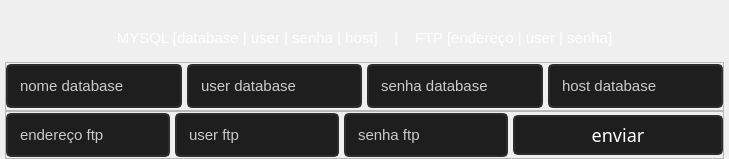
            <widget class="QWidget" name="pagina_home">
             <layout class="QVBoxLayout" name="verticalLayout_6">
              <property name="spacing">
               <number>0</number>
              </property>
              <property name="leftMargin">
               <number>0</number>
              </property>
              <property name="topMargin">
               <number>0</number>
              </property>
              <property name="rightMargin">
               <number>0</number>
              </property>
              <property name="bottomMargin">
               <number>0</number>
              </property>
              <item>
               <widget class="QLabel" name="background">
                <property name="text">
                 <string/>
                </property>
                <property name="pixmap">
                 <pixmap>images/bg_home.jpg</pixmap>
                </property>
                <property name="scaledContents">
                 <bool>true</bool>
                </property>
                <property name="alignment">
                 <set>Qt::AlignCenter</set>
                </property>
                <property name="wordWrap">
                 <bool>false</bool>
                </property>
               </widget>
              </item>
              <item>
               <widget class="QFrame" name="frame_inputs_gravar_database">
                <property name="minimumSize">
                 <size>
                  <width>0</width>
                  <height>145</height>
                 </size>
                </property>
                <property name="frameShape">
                 <enum>QFrame::NoFrame</enum>
                </property>
                <property name="frameShadow">
                 <enum>QFrame::Raised</enum>
                </property>
                <layout class="QVBoxLayout" name="verticalLayout_27">
                 <property name="spacing">
                  <number>0</number>
                 </property>
                 <property name="leftMargin">
                  <number>5</number>
                 </property>
                 <property name="topMargin">
                  <number>0</number>
                 </property>
                 <property name="rightMargin">
                  <number>5</number>
                 </property>
                 <property name="bottomMargin">
                  <number>0</number>
                 </property>
                 <item>
                  <widget class="QLabel" name="titulo_topo_verifica_405">
                   <property name="styleSheet">
                    <string notr="true">QLabel{
	background-color: transparent;
	color: rgb(255, 255, 255);
font: 15px Segoe UI, bold;
}</string>
                   </property>
                   <property name="text">
                    <string>MYSQL [database | user | senha | host]    |    FTP [endereço | user | senha]</string>
                   </property>
                   <property name="scaledContents">
                    <bool>false</bool>
                   </property>
                   <property name="alignment">
                    <set>Qt::AlignCenter</set>
                   </property>
                  </widget>
                 </item>
                 <item>
                  <widget class="QFrame" name="frame_4">
                   <property name="frameShape">
                    <enum>QFrame::StyledPanel</enum>
                   </property>
                   <property name="frameShadow">
                    <enum>QFrame::Raised</enum>
                   </property>
                   <layout class="QHBoxLayout" name="horizontalLayout_22">
                    <property name="spacing">
                     <number>5</number>
                    </property>
                    <property name="leftMargin">
                     <number>0</number>
                    </property>
                    <property name="topMargin">
                     <number>0</number>
                    </property>
                    <property name="rightMargin">
                     <number>0</number>
                    </property>
                    <property name="bottomMargin">
                     <number>0</number>
                    </property>
                    <item>
                     <widget class="QLineEdit" name="input_nome_database_home">
                      <property name="minimumSize">
                       <size>
                        <width>0</width>
                        <height>40</height>
                       </size>
                      </property>
                      <property name="styleSheet">
                       <string notr="true">QLineEdit{
border: 2px solid rgb(45,45,45);
border-radius: 5px;
padding: 10px;
background-color: rgb(30,30,30);
	color: rgb(203, 203, 203);
font: 15px Segoe UI, bold;
}
QLineEdit:hover{
border: 2px solid rgb(55,55,55);
}
QLineEdit:focus{
border: 2px solid  rgb(170,0,0);
	color: rgb(170,0,0);
}</string>
                      </property>
                      <property name="text">
                       <string>nome database</string>
                      </property>
                      <property name="echoMode">
                       <enum>QLineEdit::Normal</enum>
                      </property>
                      <property name="clearButtonEnabled">
                       <bool>false</bool>
                      </property>
                     </widget>
                    </item>
                    <item>
                     <widget class="QLineEdit" name="input_user_database_home">
                      <property name="minimumSize">
                       <size>
                        <width>0</width>
                        <height>40</height>
                       </size>
                      </property>
                      <property name="styleSheet">
                       <string notr="true">QLineEdit{
border: 2px solid rgb(45,45,45);
border-radius: 5px;
padding: 10px;
background-color: rgb(30,30,30);
	color: rgb(203, 203, 203);
font: 15px Segoe UI, bold;
}
QLineEdit:hover{
border: 2px solid rgb(55,55,55);
}
QLineEdit:focus{
border: 2px solid  rgb(170,0,0);
	color: rgb(170,0,0);
}</string>
                      </property>
                      <property name="text">
                       <string>user database</string>
                      </property>
                      <property name="echoMode">
                       <enum>QLineEdit::Normal</enum>
                      </property>
                      <property name="clearButtonEnabled">
                       <bool>false</bool>
                      </property>
                     </widget>
                    </item>
                    <item>
                     <widget class="QLineEdit" name="input_senha_database_home">
                      <property name="minimumSize">
                       <size>
                        <width>0</width>
                        <height>40</height>
                       </size>
                      </property>
                      <property name="styleSheet">
                       <string notr="true">QLineEdit{
border: 2px solid rgb(45,45,45);
border-radius: 5px;
padding: 10px;
background-color: rgb(30,30,30);
	color: rgb(203, 203, 203);
font: 15px Segoe UI, bold;
}
QLineEdit:hover{
border: 2px solid rgb(55,55,55);
}
QLineEdit:focus{
border: 2px solid  rgb(170,0,0);
	color: rgb(170,0,0);
}</string>
                      </property>
                      <property name="text">
                       <string>senha database</string>
                      </property>
                     </widget>
                    </item>
                    <item>
                     <widget class="QLineEdit" name="input_host_database_home">
                      <property name="minimumSize">
                       <size>
                        <width>0</width>
                        <height>40</height>
                       </size>
                      </property>
                      <property name="styleSheet">
                       <string notr="true">QLineEdit{
border: 2px solid rgb(45,45,45);
border-radius: 5px;
padding: 10px;
background-color: rgb(30,30,30);
	color: rgb(203, 203, 203);
font: 15px Segoe UI, bold;
}
QLineEdit:hover{
border: 2px solid rgb(55,55,55);
}
QLineEdit:focus{
border: 2px solid  rgb(170,0,0);
	color: rgb(170,0,0);
}</string>
                      </property>
                      <property name="text">
                       <string>host database</string>
                      </property>
                     </widget>
                    </item>
                   </layout>
                  </widget>
                 </item>
                 <item>
                  <widget class="QFrame" name="frame_5">
                   <property name="frameShape">
                    <enum>QFrame::StyledPanel</enum>
                   </property>
                   <property name="frameShadow">
                    <enum>QFrame::Raised</enum>
                   </property>
                   <layout class="QHBoxLayout" name="horizontalLayout_12">
                    <property name="spacing">
                     <number>5</number>
                    </property>
                    <property name="leftMargin">
                     <number>0</number>
                    </property>
                    <property name="topMargin">
                     <number>0</number>
                    </property>
                    <property name="rightMargin">
                     <number>0</number>
                    </property>
                    <property name="bottomMargin">
                     <number>0</number>
                    </property>
                    <item>
                     <widget class="QLineEdit" name="input_endereco_ftp">
                      <property name="minimumSize">
                       <size>
                        <width>0</width>
                        <height>40</height>
                       </size>
                      </property>
                      <property name="styleSheet">
                       <string notr="true">QLineEdit{
border: 2px solid rgb(45,45,45);
border-radius: 5px;
padding: 10px;
background-color: rgb(30,30,30);
	color: rgb(203, 203, 203);
font: 15px Segoe UI, bold;
}
QLineEdit:hover{
border: 2px solid rgb(55,55,55);
}
QLineEdit:focus{
border: 2px solid  rgb(170,0,0);
	color: rgb(170,0,0);
}</string>
                      </property>
                      <property name="text">
                       <string>endereço ftp</string>
                      </property>
                      <property name="echoMode">
                       <enum>QLineEdit::Normal</enum>
                      </property>
                      <property name="clearButtonEnabled">
                       <bool>false</bool>
                      </property>
                     </widget>
                    </item>
                    <item>
                     <widget class="QLineEdit" name="input_user_ftp">
                      <property name="minimumSize">
                       <size>
                        <width>0</width>
                        <height>40</height>
                       </size>
                      </property>
                      <property name="styleSheet">
                       <string notr="true">QLineEdit{
border: 2px solid rgb(45,45,45);
border-radius: 5px;
padding: 10px;
background-color: rgb(30,30,30);
	color: rgb(203, 203, 203);
font: 15px Segoe UI, bold;
}
QLineEdit:hover{
border: 2px solid rgb(55,55,55);
}
QLineEdit:focus{
border: 2px solid  rgb(170,0,0);
	color: rgb(170,0,0);
}</string>
                      </property>
                      <property name="text">
                       <string>user ftp</string>
                      </property>
                      <property name="echoMode">
                       <enum>QLineEdit::Normal</enum>
                      </property>
                      <property name="clearButtonEnabled">
                       <bool>false</bool>
                      </property>
                     </widget>
                    </item>
                    <item>
                     <widget class="QLineEdit" name="input_senha_ftp">
                      <property name="minimumSize">
                       <size>
                        <width>0</width>
                        <height>40</height>
                       </size>
                      </property>
                      <property name="styleSheet">
                       <string notr="true">QLineEdit{
border: 2px solid rgb(45,45,45);
border-radius: 5px;
padding: 10px;
background-color: rgb(30,30,30);
	color: rgb(203, 203, 203);
font: 15px Segoe UI, bold;
}
QLineEdit:hover{
border: 2px solid rgb(55,55,55);
}
QLineEdit:focus{
border: 2px solid  rgb(170,0,0);
	color: rgb(170,0,0);
}</string>
                      </property>
                      <property name="text">
                       <string>senha ftp</string>
                      </property>
                     </widget>
                    </item>
                    <item>
                     <widget class="QPushButton" name="btn_database_home">
                      <property name="minimumSize">
                       <size>
                        <width>210</width>
                        <height>40</height>
                       </size>
                      </property>
                      <property name="font">
                       <font>
                        <family>SegoeUIl</family>
                        <pointsize>-1</pointsize>
                        <weight>50</weight>
                        <italic>false</italic>
                        <bold>false</bold>
                       </font>
                      </property>
                      <property name="styleSheet">
                       <string notr="true">QPushButton {
	background-color: rgb(30,30,30);
	background-repeat: no-repeat;
	background-position: center;
	border: 2px solid rgb(45,45,45);
border-radius: 5px;
	color: rgb(255, 255, 255);
	font: 18px SegoeUIl, bold;
}
QPushButton:hover {
	background-color: rgb(173,0,0);
}
QPushButton:pressed {
	background-color: rgb(130,0,0);
}</string>
                      </property>
                      <property name="text">
                       <string>enviar</string>
                      </property>
                      <property name="flat">
                       <bool>false</bool>
                      </property>
                     </widget>
                    </item>
                   </layout>
                  </widget>
                 </item>
                </layout>
               </widget>
              </item>
             </layout>
            </widget>
